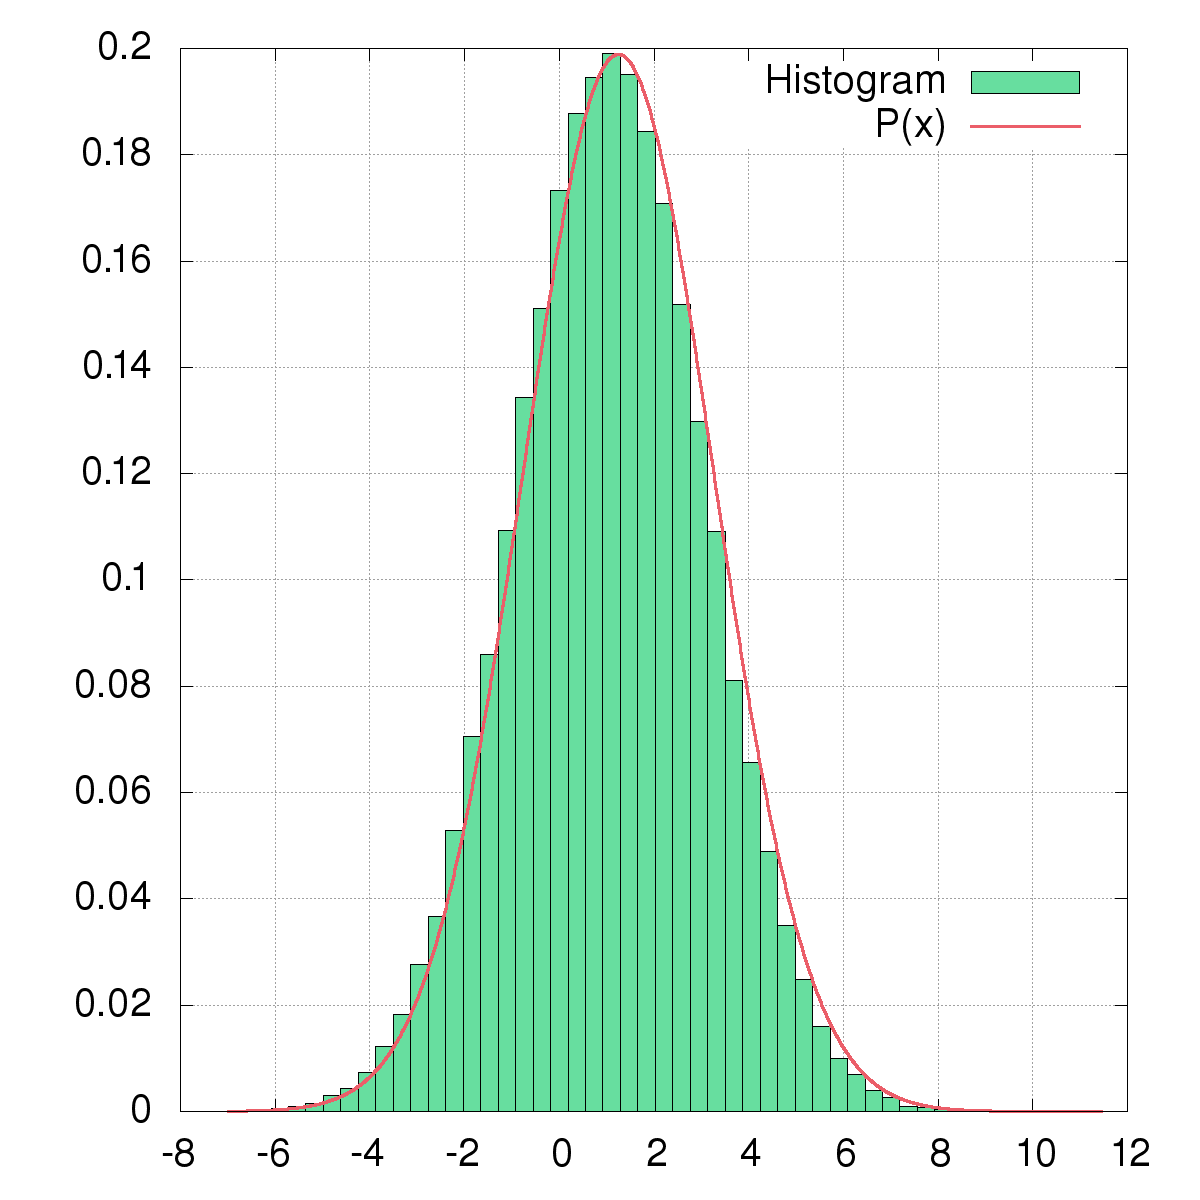

Here is the gnuplot script that generated this plot:
set grid

stat "smol.data"
sum=floor(STATS_records)
binwidth=(STATS_max-STATS_min)/50

set table "temp"
bin(x,width)=width*floor(x/width)
plot "smol.data" using (bin($1,binwidth)):(1.0) smooth freq
stats "temp" u 2
unset table

set style fill solid border -1
set term png size 1200,1200 font "Helvetica,30"
set output "smol.png"
plot "smol.data" using (bin($1,binwidth)):(1/(sum*binwidth)) smooth freq with boxes lc rgb "#67DE9F" title "Histogram",\
     "p.data" u 1:2 w l lw 3 lc rgb "#EB5E69" title "P(x)"
